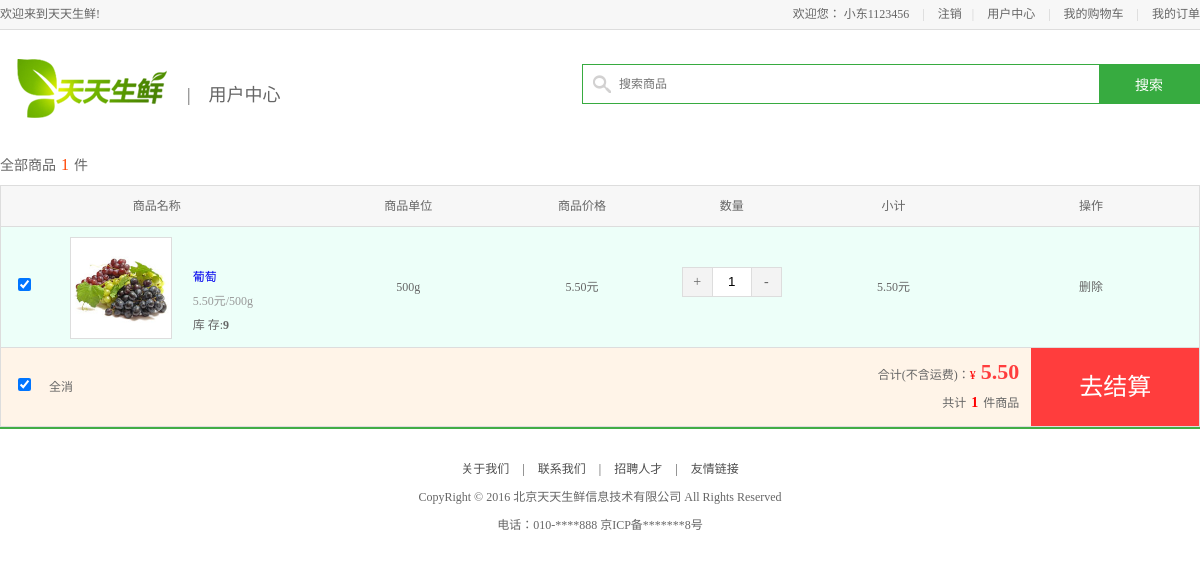
The app's page /cart/ (signed in) with its own data.
### df_user/models.py (models this page shows, shortened)
class UserInfo(models.Model):
    uname = models.CharField(max_length=20, unique=True)
    _upwd = models.CharField(max_length=40)
    nikename = models.CharField(max_length=20, default='')
    uemail = models.EmailField(default='', unique=True)
    uphone = models.CharField(max_length=11, default='')
    verify_p = models.BooleanField(default=False)
    verify_e = models.BooleanField(default=False)
    default_addr = models.OneToOneField("AddressInfo", related_name='_user', null=True)
    @property
    def upwd(self):
        return self._upwd

### df_cart/models.py (models this page shows, shortened)
class Cart(models.Model):
    user = models.ForeignKey("df_user.UserInfo")
    goods = models.ForeignKey("df_goods.GoodsInfo")
    count = models.IntegerField(default=1)

### df_goods/models.py (models this page shows, shortened)
class GoodsInfo(models.Model):
    gtitle = models.CharField(max_length=20)
    gpic = models.ImageField(upload_to='df_goods')
    gprice = models.DecimalField(max_digits=5, decimal_places=2)
    gunit = models.CharField(max_length=20, default='500g')
    gclick = models.IntegerField(default=0)
    gsummary = models.CharField(max_length=256)
    gstorage = models.IntegerField()
    gwarning = models.IntegerField(default=50)
    gcontent = HTMLField()
    gbig_pic = models.ImageField(upload_to='df_goods')
    up_time = models.DateField(auto_now_add=True)
    isDelete = models.BooleanField(default=False)
    gtype = models.ForeignKey("TypeInfo")
    gtags = models.ManyToManyField('TagInfo', blank=True)
    objects = BaseManager()
    old_objects = models.Manager()
    class Meta:
        ordering = ['-id']

### df_user/decorators.py (the view)
    def wrapper(request, *args, **kwargs):
        user_id = request.session.get('user_id')
        if user_id:
            user_obj = models.UserInfo.objects.get(pk=user_id)
            request.df_user = user_obj
            return func(request, *args, **kwargs)
        else:
            next_url = request.get_full_path()
            print('in de next_url:', next_url)
            url = '?'.join([resolve_url('login'), 'next_url=%s' % urlsafe_base64_encode(next_url.encode()).decode()])
            print('in de url:', url)
            return redirect(url)

### df_cart/views.py (called while the page is built)
@require_login
def cart(request):
    cart_li = models.Cart.objects.filter(user=request.df_user)
    context = {
        'user': request.df_user,
        'page_name': 'site',
        'cart_li': cart_li,
    }
    return render(request, 'df_cart/cart.html', context)

### templates/df_cart/cart.html (shortened to what this page needs)
{% extends 'base_top.html' %}
{% block body %}
    <div class="total_count">全部商品<em>0</em>件</div>
    <ul class="cart_list_th clearfix">
        <li class="col01">商品名称</li>
        <li class="col02">商品单位</li>
        <li class="col03">商品价格</li>
        <li class="col04">数量</li>
        <li class="col05">小计</li>
        <li class="col06">操作</li>
    </ul>
    {% if cart_li|length == 0 %}
        <ul class="cart_list_td clearfix">
         <li style="width: 100%;"><a href="{% url 'index' %}">您购物车还没有东西，去主页添加！</a></li>
        </ul>
    {% else %}
    {% for cart in cart_li %}
        <ul class="cart_list_td clearfix" data-gid="{{ cart.goods.id }}" data-cid="{{ cart.id }}">
            <li class="col01"><input type="checkbox" name="" checked></li>
            <li class="col02"><a href="{% url 'detail' cart.goods.id %}"><img src="/static/{{ cart.goods.gpic }}"></a></li>
            <li class="col03">
                <a href="{% url 'detail' cart.goods.id %}">{{ cart.goods.gtitle }}</a>
                <br>
                <em>{{ cart.goods.gprice }}元/{{ cart.goods.gunit }}</em>
                <br>
                库  存:<b>{{ cart.goods.gstorage }}</b>
            </li>
            <li class="col04">{{ cart.goods.gunit }}</li>
            <li class="col05">{{ cart.goods.gprice }}元</li>
            <li class="col06">
                <div class="num_add">
                    <a href="javascript:;" class="add fl">+</a>
                    <input type="text" class="num_show fl" value="{{ cart.count }}">
                    <a href="javascript:;" class="minus fl">-</a>
                </div>
            </li>
            <li class="col07">{{ cart.goods.gprice }}元</li>
            <li class="col08"><a href="javascript:;">删除</a></li>
        </ul>
    {% endfor %}
    {% endif %}
    <ul class="settlements">
		<li class="col01"><input type="checkbox" name="" checked=""></li>
		<li class="col02">全消</li>
		<li class="col03">合计(不含运费)：<span>¥</span><em>0.00</em><br>共计<b>0</b>件商品</li>
		<li class="col04"><a href="javascript:;">去结算</a></li>
	</ul>
{% endblock %}

### templates/base_top.html (shortened to what this page needs)
{% extends 'base.html' %}
{% load static %}
{% block top %}
    {% if page_name == 'site' %}
        <div class="header_con">
            <div class="header">
                <div class="welcome fl">欢迎来到天天生鲜!</div>
                <div class="fr">
                    {% if user %}
                        <div class="login_info fl login_btn">
                            欢迎您：<em>
                                {% if user.nikename %}
                                    <a href="{% url 'info' %}">{{ user.nikename }}</a>
                                {% else %}
                                    <a href="{% url 'info' %}">{{ user.uname }}</a>
                                {% endif %}
                            </em>
                            <span>|</span>
                            <a href="{% url 'logout' %}">注销</a>
                        </div>
                    {% else %}
                        <div class="login_btn fl">
                            <a href="{% url 'login' %}">登录</a>
                            <span>|</span>
                            <a href="{% url 'register' %}">注册</a>
                        </div>
                    {% endif %}
                    <div class="user_link fl">
                        <span>|</span>
                        <a href="{% url 'info' %}">用户中心</a>
                        <span>|</span>
                        <a href="{% url 'cart' %}">我的购物车</a>
                        <span>|</span>
                        <a href="{% url 'order' %}">我的订单</a>
                    </div>
                </div>
            </div>
        </div>
        <div class="search_bar clearfix">
            <a href="{% url 'index' %}" class="logo fl"><img src="{% static 'images/logo.png' %}"></a>
            <div class="sub_page_name fl">|&nbsp;&nbsp;&nbsp;&nbsp;用户中心</div>
            <div class="search_con fr">
                 <form method='get' action="/search/" target="_blank">
                    <input type="text" class="input_text fl" name="q" placeholder="搜索商品">
                    <input type="submit" class="input_btn fr" name="" value="搜索">
                </form>
            </div>
        </div>
    {% endif %}
{% endblock %}

### static/css/main.css (style rules this page uses)
body { font-family:'Microsoft Yahei';font-size:12px;color:#666; }
html,body { height:100% }
.header_con { background-color:#f7f7f7; height:29px; border-bottom:1px solid #dddddd }
.header { width:1200px; height:29px; margin:0 auto; }
.welcome,.login_info,.login_btn,.user_link { line-height:29px; }
.login_info em { color:#ff8800 }
.login_btn a,.user_link a { color:#666; }
.login_btn span,.user_link span { color:#cecece; margin:0 10px; }
.search_bar { width:1200px;height:115px;margin:0 auto; }
.logo { width:150px;height:59px;margin:29px 0 0 17px; }
.search_con { width:616px;height:38px;border:1px solid #37ab40;margin:34px 0 0 124px;background:url(../images/icons.png) 10px -338px no-repeat; }
.search_con .input_text { width:470px;height:34px;border:0px;margin:2px 0 0 36px;outline:none;font-size:12px;color:#737272;font-family:'Microsoft Yahei' }
.search_con .input_btn { width:100px;height:38px;background-color:#37ab40;border:0px;font-size:14px;color:#fff;font-family:'Microsoft Yahei';outline:none;cursor:pointer; }
.sub_page_name { font-size:18px;color:#666;margin:50px 0 0 20px }
.total_count { width:1200px;margin:0 auto;height:40px;line-height:40px;font-size:14px; }
.total_count em { font-size:16px;color:#ff4200;margin:0 5px; }
.cart_list_th { width:1198px;border:1px solid #ddd;background-color:#f7f7f7;margin:0 auto; }
.cart_list_th li { height:40px;line-height:40px;float:left;text-align:center; }
.cart_list_th .col01 { width:26%; }
.cart_list_th .col02 { width:16%; }
.cart_list_th .col03 { width:13%; }
.cart_list_th .col04 { width:12%; }
.cart_list_th .col05 { width:15%; }
.cart_list_th .col06 { width:18%; }
.cart_list_td { width:1198px;border:1px solid #ddd;background-color:#edfff9;margin:0 auto;margin-top:-1px; }
.cart_list_td li { height:120px;line-height:120px;float:left;text-align:center; }
.cart_list_td .col01 { width:4%; }
.cart_list_td .col02 { width:12%; }
.cart_list_td .col03 { width:10%; }
.cart_list_td .col04 { width:16%; }
.cart_list_td .col05 { width:13%; }
.cart_list_td .col06 { width:12%; }
.cart_list_td .col07 { width:15%; }
.cart_list_td .col08 { width:18%; }
.cart_list_td .col02 img { width:100px;height:100px;border:1px solid #ddd;display:block;margin:10px auto 0; }
.cart_list_td .col03 { height:48px;text-align:left;line-height:24px;margin-top:38px; }
.cart_list_td .col03 em { color:#999 }
.cart_list_td .col08 a { color:#666 }
.cart_list_td .col06 .num_add { width:98px;height:28px;border:1px solid #ddd;margin:40px auto 0; }
.cart_list_td .col06 .num_add a { width:29px;height:28px;line-height:28px;background-color:#f3f3f3;font-size:14px;color:#666 }
.cart_list_td .col06 .num_add input { width:38px;height:28px;text-align:center;line-height:30px;border:0px;display:block;float:left;outline:none;border-left:1px solid #ddd;border-right:1px solid #ddd; }
.settlements { width:1198px;height:78px;border:1px solid #ddd;background-color:#fff4e8;margin:-1px auto 0; }
.settlements li { line-height:78px;float:left; }
.settlements .col01 { width:4%;text-align:center }
.settlements .col02 { width:12%; }
.settlements .col03 { width:69%; height:48px; line-height:28px;text-align:right;margin-top:10px; }
.settlements .col03 span { color:#ff0000;padding-right:5px }
.settlements .col03 em { color:#ff3d3d;font-size:22px;font-weight:bold; }
.settlements .col03 span { color:#ff0000; }
.settlements .col03 b { color:#ff0000;font-size:14px;padding:0 5px; }
.settlements .col04 { width:14%;text-align:center;float:right; }
.settlements .col04 a { display:block;height:78px;background-color:#ff3d3d;text-align:center;line-height:78px;color:#fff;font-size:24px }

### records on screen
UserInfo: nikename "小东1123456"
Cart: goods.gpic (picture), goods.gtitle "葡萄", goods.gprice "5.50", goods.gunit "500g", goods.gstorage "9", count "1"
